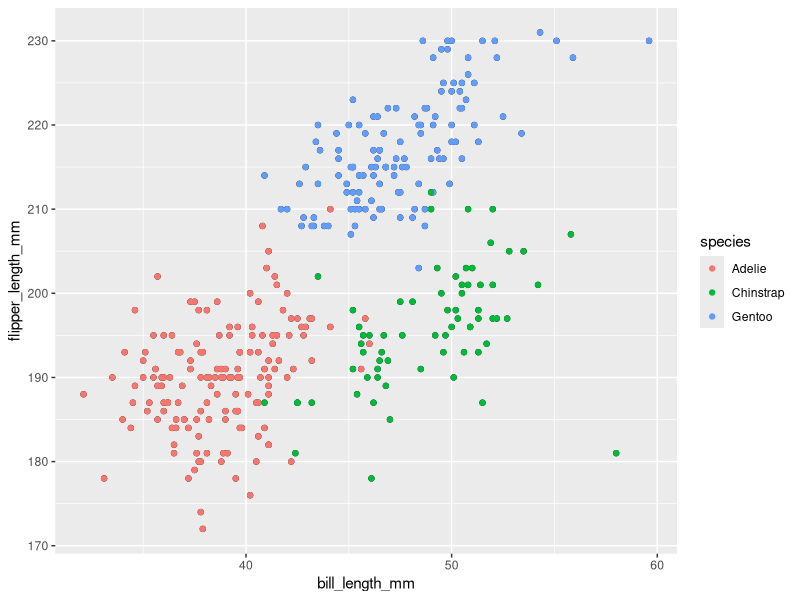
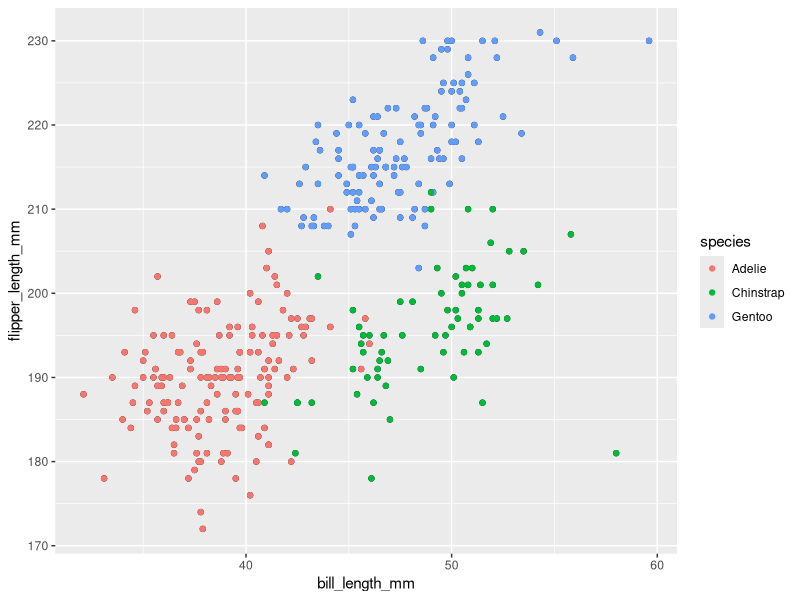

Recreate these plots in R, in order.
## ---- chunk 1
#Library and data set load in
library(tidyverse)

#Hide annoying error messages
knitr::opts_chunk$set(warning = FALSE, message = FALSE)
## ---- chunk 2
#Load in data frame
data("penguins", package = "palmerpenguins")
## ---- chunk 3
#Create the scatterplot and save
ggplot(data = penguins, mapping = aes(x = bill_length_mm, y = flipper_length_mm)) + geom_point() + geom_point(aes(color=species))

ggsave("hw_scatterplot.pdf")
## ---- chunk 4
#Setting the seed
set.seed(21061)

#Producing a data frame
prob2_df = tibble(
  vec_random = rnorm(10, mean = 0, sd= 1 ),
  vec_logical = (vec_random > 0),
  vec_character = c("It", "was", "the", "best", "of", "times,", "it", "was", "the", "worst.."),
  vec_factor = factor(c("mild", "medium", "medium", "hot", "mild", "hot", "medium", "hot", "medium", "mild"))
)

#Take the mean of the variables
  #Mean of the random vector
mean_random = mean(
  pull(prob2_df,1))
  #Mean of the logical vector
mean_logical = mean(
  pull(prob2_df,2))
  #Mean of the character vector
mean_character = mean(
  pull(prob2_df,3))
  #Mean of the factor vector
mean_factor =mean(
  pull(prob2_df,4))
prob2_df
